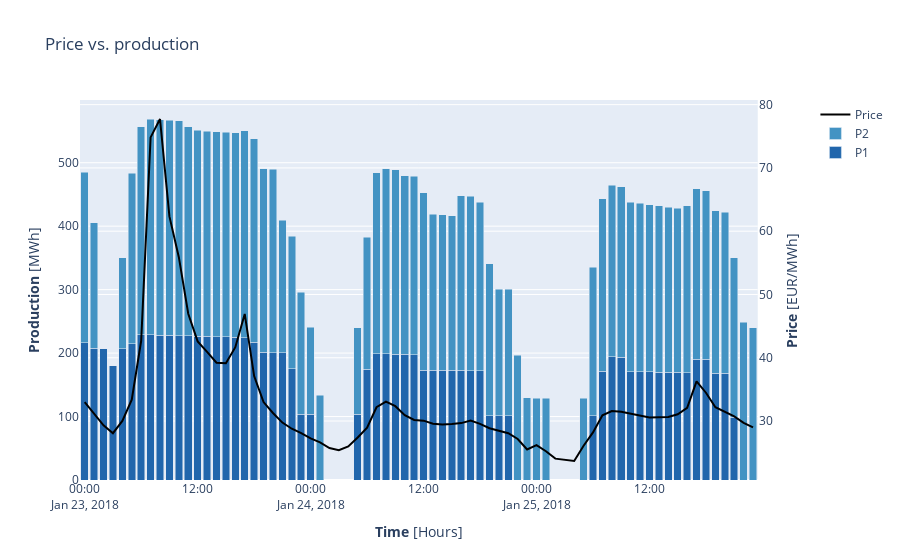

The notebook cell this image was saved under:
### Markdown cell above
After the optimization has completed, we can review the result from SHOP by plotting the graphs we want.

### Code cell
# Plotting price vs. production

# Defining a plot instance
fig = go.Figure()
colorscale = px.colors.sequential.RdBu_r
# Preparing for secondary y axis by calling make_subplots function
fig = make_subplots(specs=[[{"secondary_y": True}]])
# Adding plant production as traces of bar type
fig.add_trace(go.Bar(x=shop.model.plant.Plant1.production.get().index, y=shop.model.plant.Plant1.production.get().values, name="P1", marker_color=colorscale[1]))
fig.add_trace(go.Bar(x=shop.model.plant.Plant2.production.get().index, y=shop.model.plant.Plant2.production.get().values, name="P2", marker_color=colorscale[2]))
# Stacking bars
fig.update_layout(barmode='stack')
# Adding price as trace of scatter type
fig.add_trace(go.Scatter(x=shop.model.market.Day_ahead.sale_price.get().index, y=shop.model.market.Day_ahead.sale_price.get().values, name="Price", line_color='black'),secondary_y=True)
# Updating titles
fig.update_layout(title_text="Price vs. production")
fig.update_yaxes(title_text="<b>Production</b> [MWh]", secondary_y=False)
fig.update_yaxes(title_text="<b>Price</b> [EUR/MWh]", secondary_y=True)
fig.update_xaxes(title_text="<b>Time</b> [Hours]")
# Show plot
fig.show()
